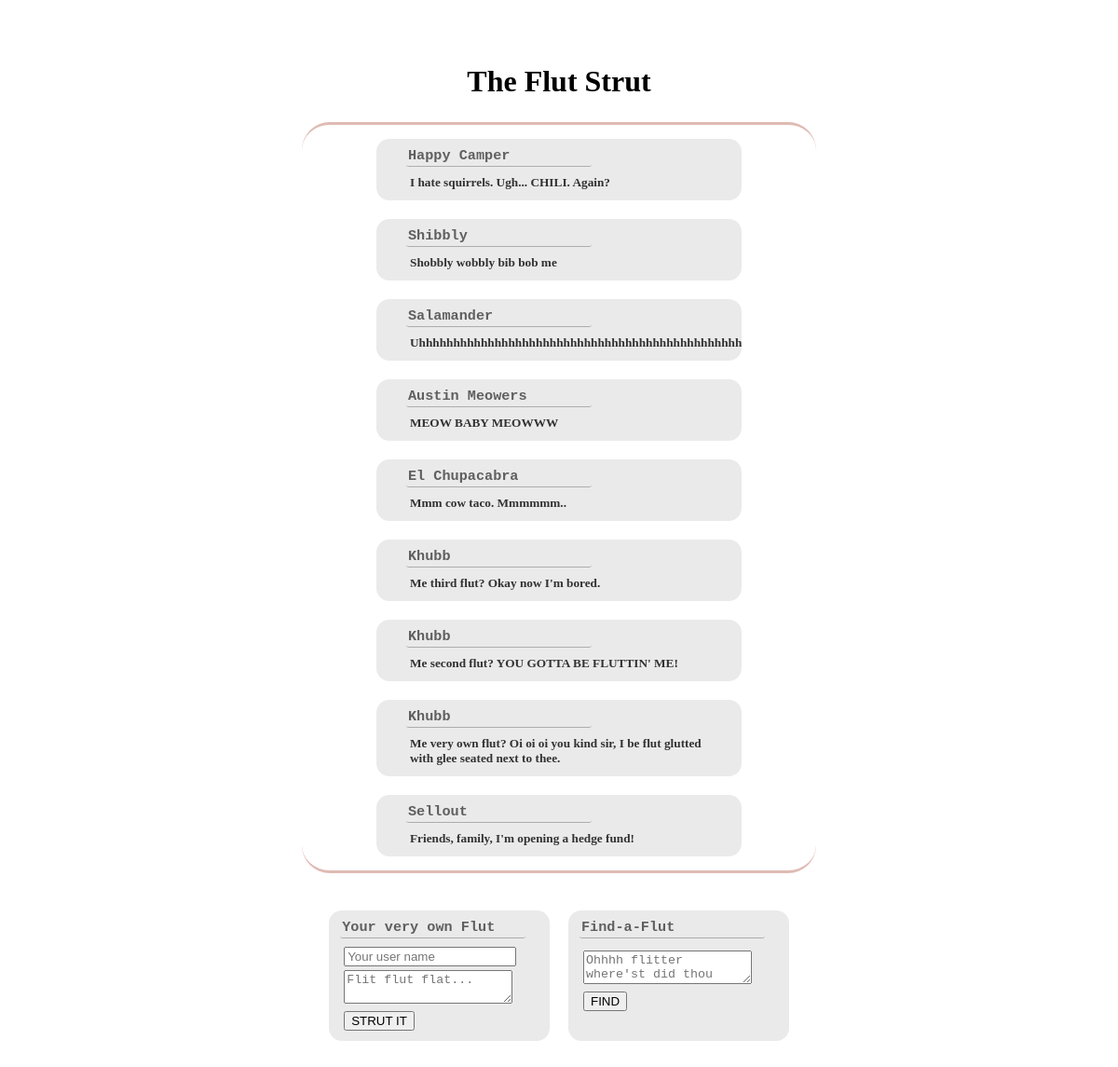
The page / on the database its author committed.
### flutter/models.py (models this page shows, shortened)
class Flut(models.Model):
    user_name = models.TextField(max_length=20, default='Flutter User')
    flut_text = models.TextField(max_length=140, default='Flitter flut flit fleet flot flippidy fleek fleeb, flibber flabber flip flop.')
    time_stamp = models.DateTimeField(default=timezone.now)

### flutter/views.py (the view)
# urls.py: url(r'^$', views.render_index, name="index"),
def render_index(request):
    flut_list_ten = logic.get_ten_recent_fluts()
    template_args = {
        'flut_list': flut_list_ten,
    }
    return render(request, 'flutter/index.html', template_args)

### flutter/logic.py (called while the page is built)
def get_ten_recent_fluts():
    flut_list = models.Flut.objects.all()
    flut_list_len = len(flut_list) + 1
    ten_less = int(flut_list_len - 10)
    return flut_list[ten_less:flut_list_len]

### flutter/templates/flutter/index.html (shortened to what this page needs)
{% load staticfiles %}
<!DOCTYPE html>
<html>
  <head>
    <link href="{% static 'flutter/style.css' %}" rel="stylesheet">
  </head>
  <body>
    <h1>The Flut Strut</h1>
    <div>
      {% for flut in flut_list %}
      <section>
        <a href="{% url 'user page' flut.user_name %}"><h3>{{ flut.user_name }}</h3></a>
        <h5>{{ flut.flut_text }}</h5>
      </section>
      {% endfor %}
    </div>
    <div class="footer-div">
      <section class="footer-section">
        <form action="{% url 'post' %}" method="post">
          <h3>Your very own Flut</h3>
          <h5>
            <input style="text" name="user_name" placeholder="Your user name"><br>
            <textarea style="text" name="flut_text" placeholder="Flit flut flat..."></textarea><br>
            <input type="submit" value="STRUT IT">
          </h5>
        </form>
      </section>
      <section class="footer-section">
        <form action="{% url 'search' %}" method="get">
          <h3>Find-a-Flut</h3>
          <h5>
            <textarea style="text" name="search_text" placeholder="Ohhhh flitter where'st did thou flutter off to?"></textarea><br>
            <input type="submit" value="FIND">
          </h5>
        </form>
      </section>
    </div>
  </body>
</html>

### flutter/static/flutter/style.css (style rules this page uses)
a { text-decoration: none; }
body { padding: 40px; }
h1 { text-align: center; }
div { display: flex; flex-direction: column-reverse; margin: 25px 25%; padding: 5px; border: 3.5px rgba(150, 30, 5, 0.3); border-style: solid none; border-radius: 30px; }
section { margin: 10px 75px; padding: 5px 30px; background-color: rgba(30, 30, 30, 0.09); border: 2px rgba(20, 20, 1300, 0.2); border-radius: 14px; }
h3 { margin: 2px; padding: 2px; width: 195px; border: 1px rgba(30, 30, 30, 0.3); border-style: none none solid none; border-radius: 3px; font-family: monospace; font-weight: bold; color: rgba(60, 60, 60, 0.8); }
h5 { margin: 3px; padding: 6px 3px 3px 3px; font-family: serif; color: rgba(30, 30, 30, 0.9); }
textarea { margin: 4px 0px; }
.footer-div { border: none; flex-direction: row; justify-content: center; }
.footer-section { padding: 5px 10px; margin-right: 10px; margin-left: 10px; width: 40%; }

### rows shown on the page
Flut: user_name "Sellout", flut_text "Friends, family, I'm opening a hedge fund!"
Flut: user_name "Khubb", flut_text "Me very own flut? Oi oi oi you kind sir, I be flut glutted with glee seated next to thee."
Flut: user_name "Khubb", flut_text "Me second flut? YOU GOTTA BE FLUTTIN' ME!"
Flut: user_name "Khubb", flut_text "Me third flut? Okay now I'm bored."
Flut: user_name "El Chupacabra", flut_text "Mmm cow taco. Mmmmmm.."
Flut: user_name "Austin Meowers", flut_text "MEOW BABY MEOWWW"
Flut: user_name "Salamander", flut_text "Uhhhhhhhhhhhhhhhhhhhhhhhhhhhhhhhhhhhhhhhhhhhhhhh"
Flut: user_name "Shibbly", flut_text "Shobbly wobbly bib bob me"
Flut: user_name "Happy Camper", flut_text "I hate squirrels. Ugh... CHILI. Again?"
